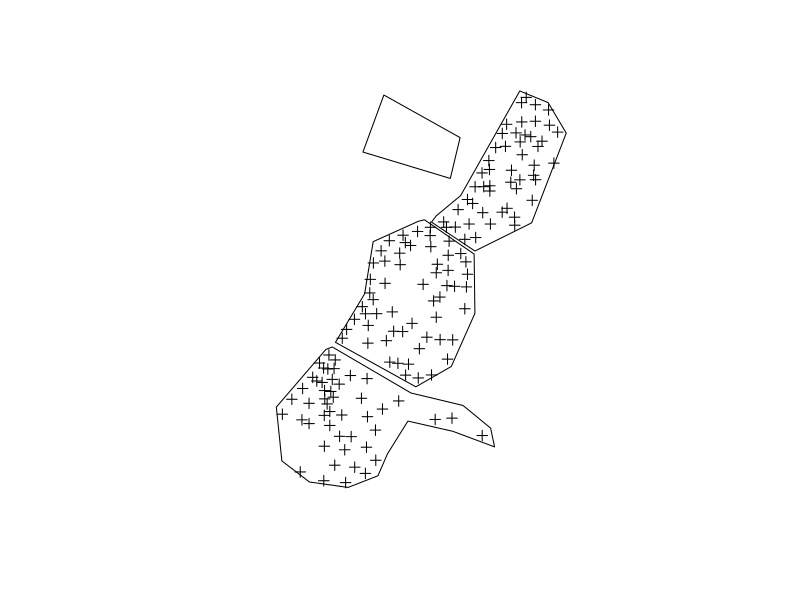

Write the R code that produced this figure.
library(sp)


### Name: over-methods
### Title: consistent spatial overlay for points, grids and polygons
### Aliases: over %over% over-methods
###   over,SpatialPoints,SpatialPoints-method
###   over,SpatialPoints,SpatialPointsDataFrame-method
###   over,SpatialPoints,SpatialPolygons-method
###   over,SpatialPoints,SpatialPolygonsDataFrame-method
###   over,SpatialGridDataFrame,SpatialPolygonsDataFrame-method
###   over,SpatialPolygons,SpatialPoints-method
###   over,SpatialPolygons,SpatialPointsDataFrame-method
###   over,SpatialGridDataFrame,SpatialPoints-method
###   over,SpatialGrid,SpatialPoints-method
###   over,SpatialPixelsDataFrame,SpatialPoints-method
###   over,SpatialPixels,SpatialPoints-method
###   over,SpatialPoints,SpatialGrid-method
###   over,SpatialPoints,SpatialGridDataFrame-method
###   over,SpatialPoints,SpatialPixels-method
###   over,SpatialPoints,SpatialPixelsDataFrame-method
###   over,SpatialPolygons,SpatialGridDataFrame-method
###   over,SpatialGrid,SpatialPolygons-method
###   over,SpatialGrid,SpatialPolygonsDataFrame-method
###   over,SpatialPolygons,SpatialGrid-method
###   over,SpatialGrid,SpatialGrid-method
###   over,SpatialGrid,SpatialGridDataFrame-method
###   over,SpatialGrid,SpatialPixels-method
###   over,SpatialGrid,SpatialPixelsDataFrame-method
###   over,SpatialGrid,SpatialPointsDataFrame-method
###   over,Spatial,Spatial-method overDF_for_rgeos
### Keywords: methods

### ** Examples

r1 = cbind(c(180114, 180553, 181127, 181477, 181294, 181007, 180409, 
180162, 180114), c(332349, 332057, 332342, 333250, 333558, 333676, 
332618, 332413, 332349))
r2 = cbind(c(180042, 180545, 180553, 180314, 179955, 179142, 179437, 
179524, 179979, 180042), c(332373, 332026, 331426, 330889, 330683, 
331133, 331623, 332152, 332357, 332373))
r3 = cbind(c(179110, 179907, 180433, 180712, 180752, 180329, 179875, 
179668, 179572, 179269, 178879, 178600, 178544, 179046, 179110),
c(331086, 330620, 330494, 330265, 330075, 330233, 330336, 330004, 
329783, 329665, 329720, 329933, 330478, 331062, 331086))
r4 = cbind(c(180304, 180403,179632,179420,180304),
c(332791, 333204, 333635, 333058, 332791))

sr1=Polygons(list(Polygon(r1)),"r1")
sr2=Polygons(list(Polygon(r2)),"r2")
sr3=Polygons(list(Polygon(r3)),"r3")
sr4=Polygons(list(Polygon(r4)),"r4")
sr=SpatialPolygons(list(sr1,sr2,sr3,sr4))
srdf=SpatialPolygonsDataFrame(sr, data.frame(cbind(1:4,5:2), 
	row.names=c("r1","r2","r3","r4")))

data(meuse)
coordinates(meuse) = ~x+y

plot(meuse)
polygon(r1)
polygon(r2)
polygon(r3)
polygon(r4)
# retrieve mean heavy metal concentrations per polygon:
over(sr, meuse[,1:4], fn = mean)

# return the number of points in each polygon:
sapply(over(sr, geometry(meuse), returnList = TRUE), length)

data(meuse.grid)
coordinates(meuse.grid) = ~x+y
gridded(meuse.grid) = TRUE

over(sr, geometry(meuse))
over(sr, meuse)
over(sr, geometry(meuse), returnList = TRUE)
over(sr, meuse, returnList = TRUE)

over(meuse, sr)
over(meuse, srdf)

# same thing, with grid:
over(sr, meuse.grid)
over(sr, meuse.grid, fn = mean)
over(sr, meuse.grid, returnList = TRUE)

over(meuse.grid, sr)
over(meuse.grid, srdf, fn = mean)
over(as(meuse.grid, "SpatialPoints"), sr)
over(as(meuse.grid, "SpatialPoints"), srdf)
